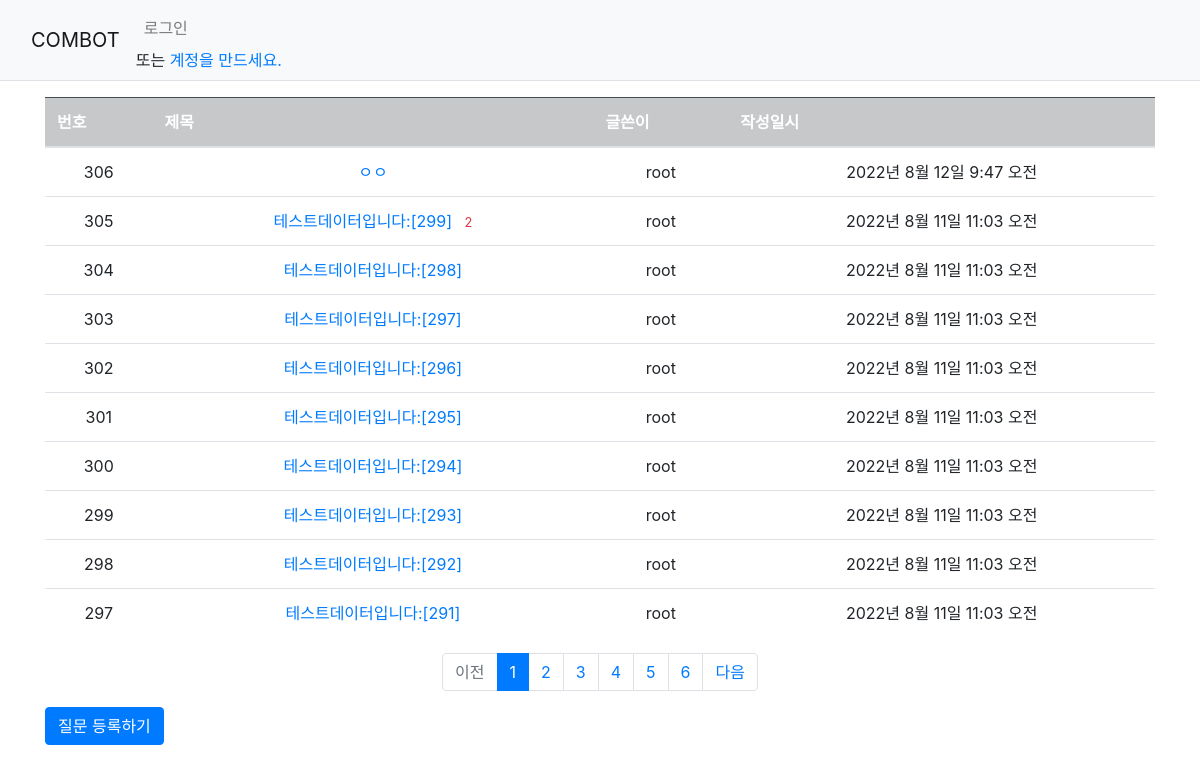
The page / on the database its author committed.
### combot/models.py (models this page shows, shortened)
class Question(models.Model) :
    author = models.ForeignKey(User, on_delete=models.CASCADE)
    subject = models.CharField(max_length=200)
    content = models.TextField()
    create_date = models.DateTimeField()

### combot/views.py (the view)
# urls.py: path('', views.index,name='index'),
def index(request) :
    page = request.GET.get('page','1')
    question_list = Question.objects.order_by('-create_date')
    paginate = Paginator(question_list,10) # 페이지당 10개씩
    page_obj = paginate.get_page(page) # 한 페이지에 10개씩 분할된 리스트들의 집합이 반환
    context = {'question_list':page_obj}
    return render(request, 'combot/question_list.html',context)

### combot/templatetags/combot_filter.py (called while the page is built)
@register.filter
def sub(value,arg):
    return value-arg # value에 대응되는 값에서 arg에 대응되는 값을 뺀 결과를 반환

### templates/combot/question_list.html
{% extends 'base.html' %}
{% load combot_filter %}
{% block content %}
<div class="container my-3">
    <table class="table">
        <thead>
        <tr class="table-dark">
            <th>번호</th>
            <th style="width=50%">제목</th>
            <th>글쓴이</th>
            <th>작성일시</th>
        </tr>
        </thead>
        <tbody>
        {% if question_list %}
        {% for question in question_list %}
        <tr class="text-center">
            <td>{{ question_list.paginator.count|sub:question_list.start_index|sub:forloop.counter0|add:1}}</td>
            <td class="text-start">
                <a href="{% url 'combot:detail' question.id %}">{{ question.subject }}</a>
                {% if question.answer_set.count > 0 %}
                <span class="text-danger small ml-2">{{question.answer_set.count}}</span>
                {% endif %}
            </td>
            <td>{{question.author.username}}</td>
            <td>{{ question.create_date }}</td>
        </tr>
        {% endfor %}
        {% else %}
        <tr>
            <td colspan="3">질문이 없습니다.</td>
        </tr>
        {% endif %}
        </tbody>
    </table>
    <ul class="pagination justify-content-center">
        {% if question_list.has_previous %}
        <li class="page-item">
            <a class="page-link" href="?page={{question_list.privious_page_number}}">이전</a>
        </li>
        {% else %}
        <li class="page-item disabled">
            <a class="page-link" tabindex="-1" aria-disabled="true" href="#">이전</a>
        </li>
        {% endif %}
        {% for page_number in question_list.paginator.page_range %}
        {% if page_number >= question_list.number|add:-5 and  page_number <= question_list.number|add:5 %}
            {% if page_number == question_list.number %}
            <li class="page-item active" aria-current="page">
                <a class="page-link" href="?page={{page_number}}">{{page_number}}</a>
            </li>
            {% else %}
            <li class="page-item">
                <a class="page-link" href="?page={{page_number}}">{{page_number}}</a>
            </li>
            {% endif %}
        {% endif %}
        {% endfor %}
        {% if question_list.has_next %}
        <li class="page-item">
            <a class="page-link" href="?page={{question_list.next_page_number}}">다음</a>
        </li>
        {% else %}
        <li class="page-item disabled">
            <a class="page-link" tabindex="-1" aria-disabled="true" href="#">다음</a>
        </li>
        {% endif %}
    </ul>
    <a href="{% url 'combot:question_create' %}" class="btn btn-primary">질문 등록하기</a>
</div>
{% endblock %}

### templates/base.html (shortened to what this page needs)
{%load static%}
<!DOCTYPE html>
<html lang="en">
<head>
    <link rel="stylesheet" type="text/css" href="{% static 'bootstrap.min.css' %}">
    <link rel="stylesheet" type="text/css" href="{% static 'style_fin.css' %}">
</head>
<body>
<nav class="navbar navbar-expand-lg navbar-light bg-light border-bottom">
    <div class="container-fluid">
        <a class="navbar-brand" href="{% url 'combot:index' %}">COMBOT</a>
        <div class="collapse navbar-collapse" id="navbarSupportedContent">
            <ul class="navbar-nav me-auto mb-2 mb-lg-0">
                <li class="nav-item">
                    {% if user.is_authenticated %}
                    <a class="nav-link" href="{% url 'accounts:logout' %}">{{user.username}}(로그아웃)</a>
                    {% else %}
                    <a class="nav-link" href="{% url 'accounts:login' %}">로그인</a>
                     <span>또는 <a href="{% url 'accounts:signup' %}">계정을 만드세요.</a></span>
                    {% endif %}
                </li>
            </ul>
        </div>
    </div>
</nav>
{% block content %}
{% endblock %}
</body>
</html>

### rows shown on the page
Question: paginator.count|sub "306", subject "ㅇㅇ", author.username "root", create_date "2022년 8월 12일 9:47 오전"
Question: paginator.count|sub "305", subject "테스트데이터입니다:[299]", answer_set.count "2", author.username "root", create_date "2022년 8월 11일 11:03 오전"
Question: paginator.count|sub "304", subject "테스트데이터입니다:[298]", author.username "root", create_date "2022년 8월 11일 11:03 오전"
Question: paginator.count|sub "303", subject "테스트데이터입니다:[297]", author.username "root", create_date "2022년 8월 11일 11:03 오전"
Question: paginator.count|sub "302", subject "테스트데이터입니다:[296]", author.username "root", create_date "2022년 8월 11일 11:03 오전"
Question: paginator.count|sub "301", subject "테스트데이터입니다:[295]", author.username "root", create_date "2022년 8월 11일 11:03 오전"
Question: paginator.count|sub "300", subject "테스트데이터입니다:[294]", author.username "root", create_date "2022년 8월 11일 11:03 오전"
Question: paginator.count|sub "299", subject "테스트데이터입니다:[293]", author.username "root", create_date "2022년 8월 11일 11:03 오전"
Question: paginator.count|sub "298", subject "테스트데이터입니다:[292]", author.username "root", create_date "2022년 8월 11일 11:03 오전"
Question: paginator.count|sub "297", subject "테스트데이터입니다:[291]", author.username "root", create_date "2022년 8월 11일 11:03 오전"

### other values the page prints
{{ page_number }} "1"
{{ page_number }} "2" "3" "4" "5" "6"
